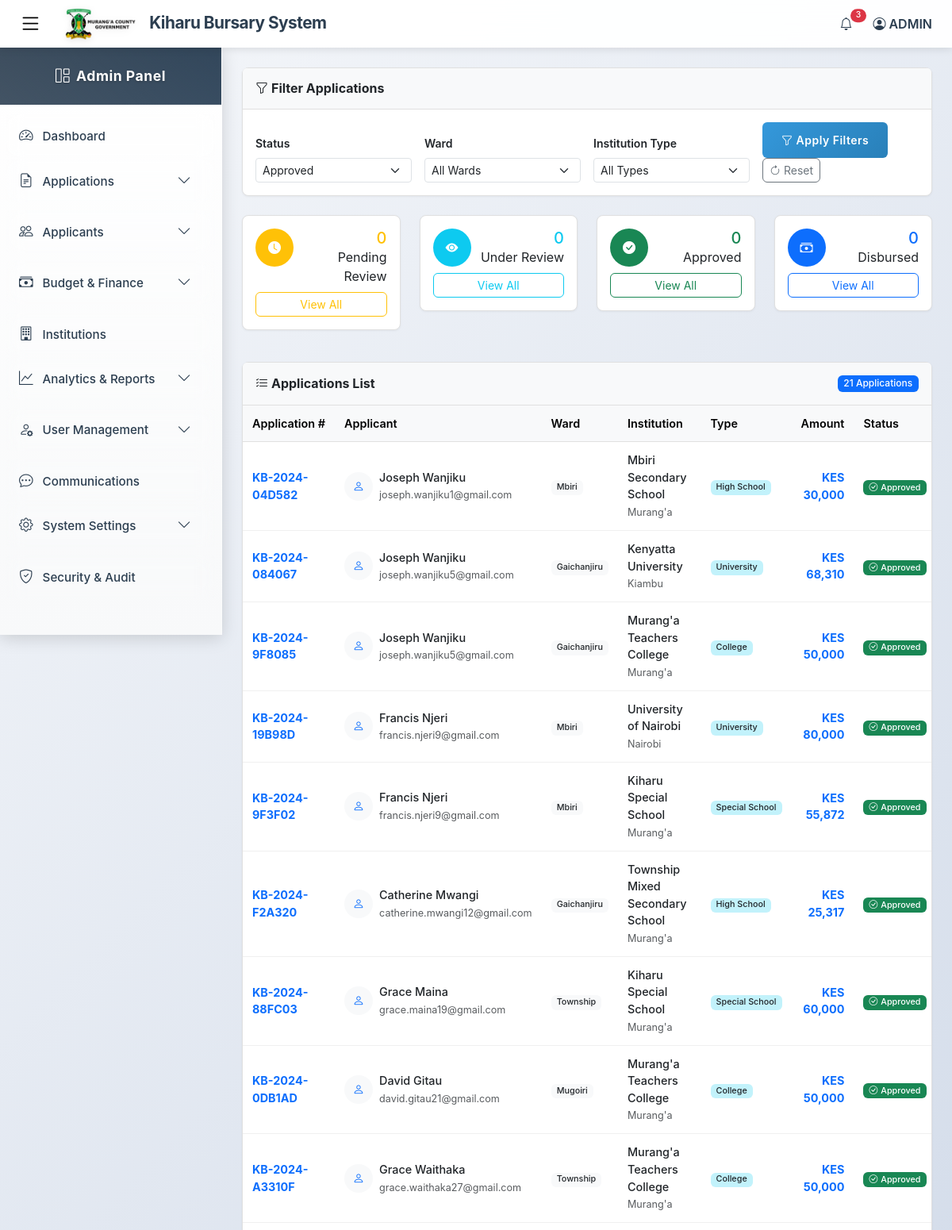
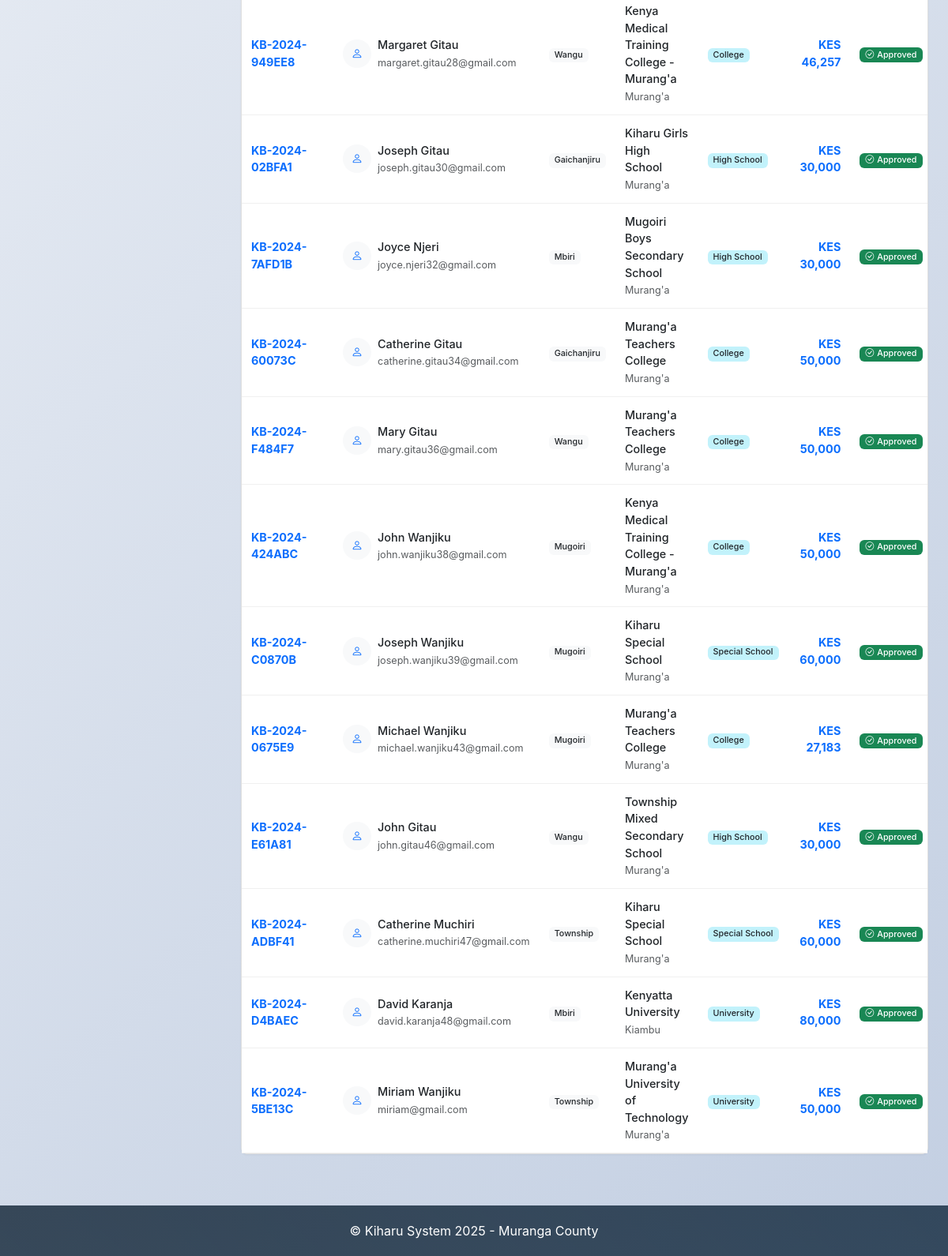
Before: /applications/?status=approved (signed in) with the older database file (2 pictures, top to bottom).
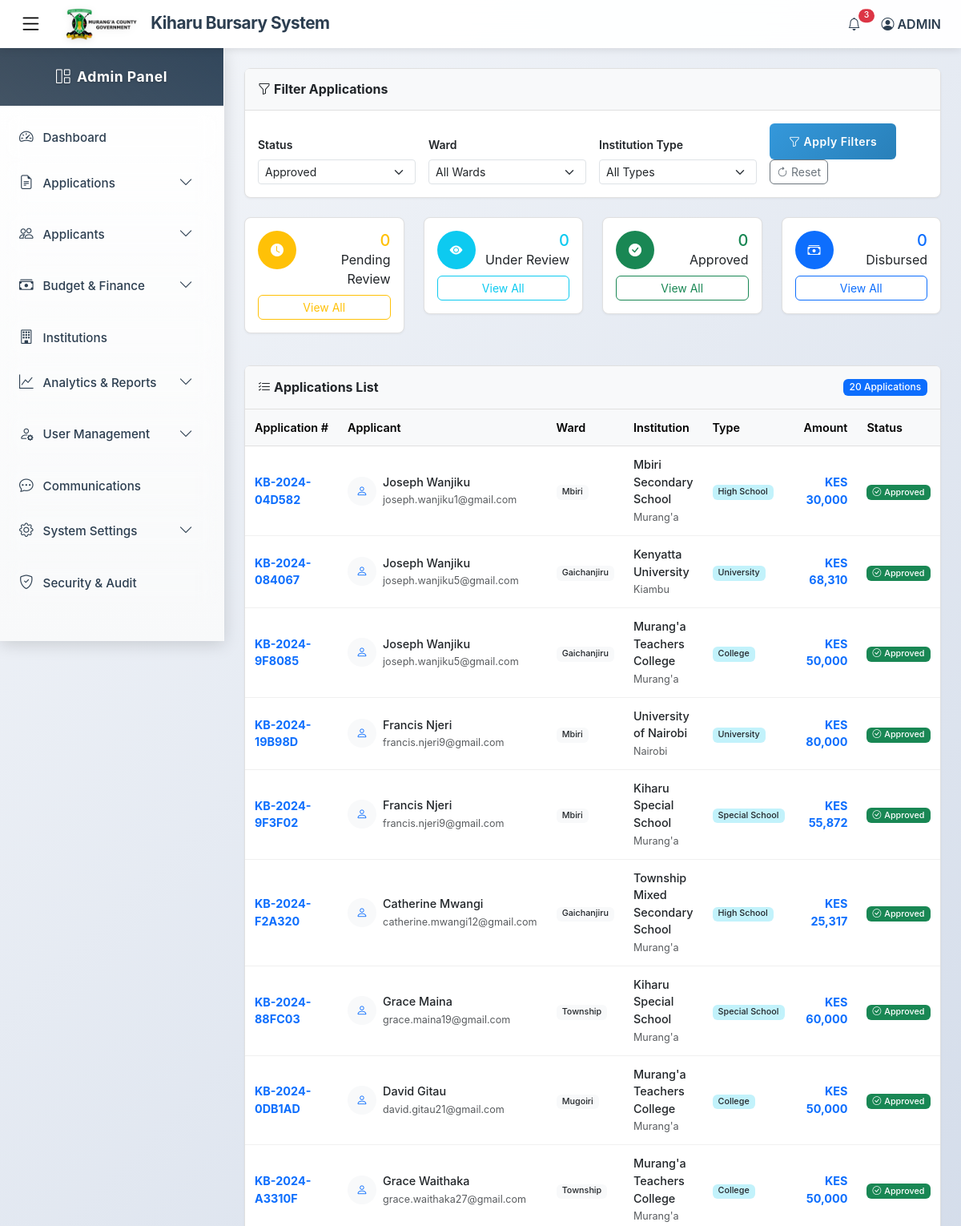
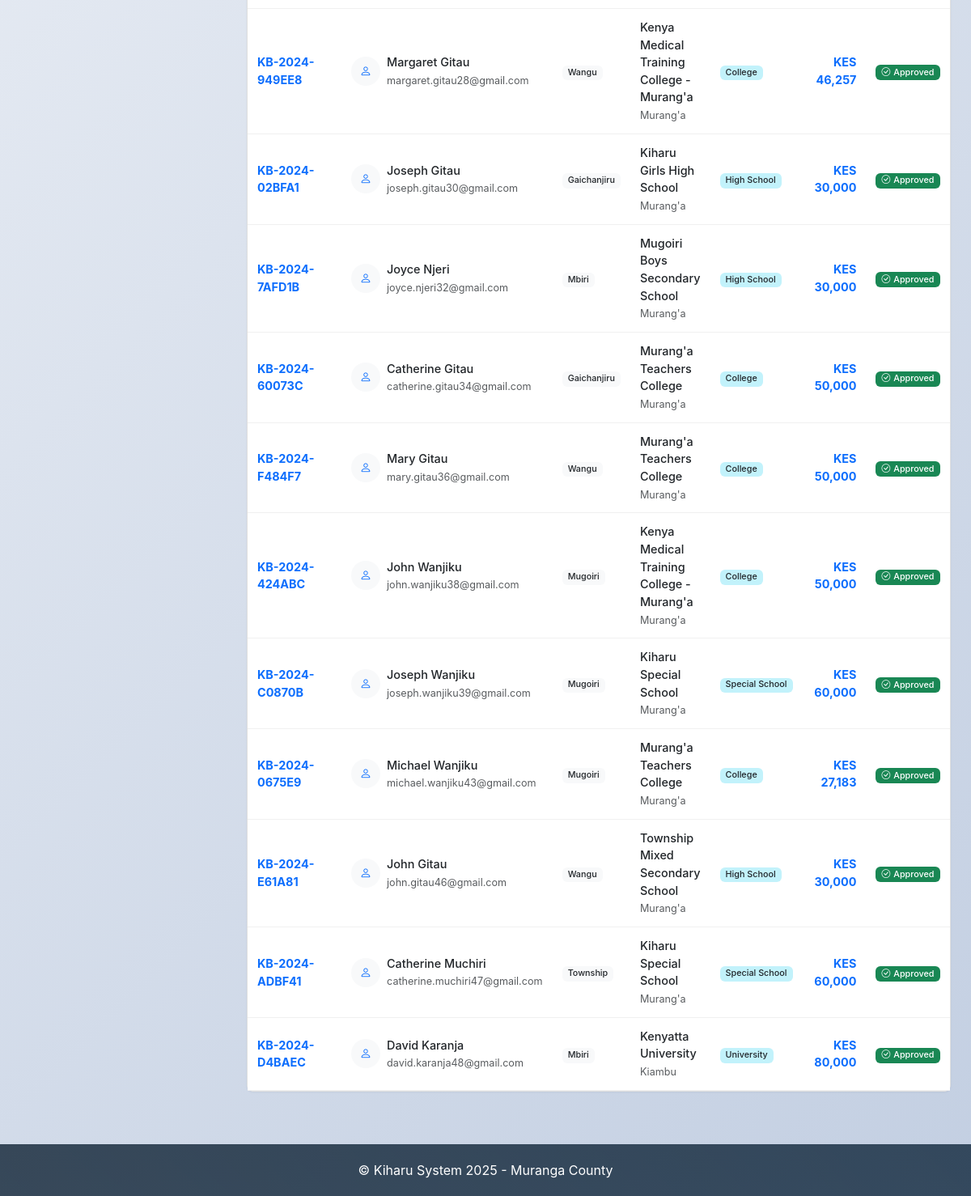
After: the same page with the newer database file (2 pictures, top to bottom).
### kiharu_system/models.py (models this page shows, shortened)
class Application(models.Model):
    APPLICATION_STATUS = (
        ('draft', 'Draft'),
        ('submitted', 'Submitted'),
        ('under_review', 'Under Review'),
        ('approved', 'Approved'),
        ('rejected', 'Rejected'),
        ('disbursed', 'Disbursed'),
    )
    application_number = models.CharField(max_length=20, unique=True, editable=False)
    applicant = models.ForeignKey(Applicant, on_delete=models.CASCADE, related_name='applications')
    fiscal_year = models.ForeignKey(FiscalYear, on_delete=models.CASCADE)
    bursary_category = models.ForeignKey(BursaryCategory, on_delete=models.CASCADE)
    institution = models.ForeignKey(Institution, on_delete=models.CASCADE)
    status = models.CharField(max_length=20, choices=APPLICATION_STATUS, default='draft')
    admission_number = models.CharField(max_length=100)
    year_of_study = models.PositiveIntegerField()
    course_name = models.CharField(max_length=200, blank=True, null=True)  # For college/university
    expected_completion_date = models.DateField()
    total_fees_payable = models.DecimalField(max_digits=10, decimal_places=2)
    fees_paid = models.DecimalField(max_digits=10, decimal_places=2)
    fees_balance = models.DecimalField(max_digits=10, decimal_places=2)
    amount_requested = models.DecimalField(max_digits=10, decimal_places=2)
    other_bursaries = models.BooleanField(default=False)
    other_bursaries_amount = models.DecimalField(max_digits=10, decimal_places=2, default=0)
    other_bursaries_source = models.CharField(max_length=200, blank=True, null=True)
    is_orphan = models.BooleanField(default=False)
    is_disabled = models.BooleanField(default=False)
    has_chronic_illness = models.BooleanField(default=False)
    chronic_illness_description = models.TextField(blank=True, null=True)
    date_submitted = models.DateTimeField(auto_now_add=True)
    last_updated = models.DateTimeField(auto_now=True)
    previous_allocation = models.BooleanField(default=False)
    previous_allocation_year = models.CharField(max_length=20, blank=True, null=True)
    previous_allocation_amount = models.DecimalField(max_digits=10, decimal_places=2, default=0)

class Applicant(models.Model):
    GENDER_CHOICES = (
        ('M', 'Male'),
        ('F', 'Female'),
    )
    user = models.OneToOneField(User, on_delete=models.CASCADE, related_name='applicant_profile')
    gender = models.CharField(max_length=1, choices=GENDER_CHOICES)
    date_of_birth = models.DateField()
    id_number = models.CharField(max_length=20, unique=True)
    ward = models.ForeignKey(Ward, on_delete=models.SET_NULL, null=True, related_name='residents')
    location = models.ForeignKey(Location, on_delete=models.SET_NULL, null=True)
    sublocation = models.ForeignKey(SubLocation, on_delete=models.SET_NULL, null=True)
    village = models.ForeignKey(Village, on_delete=models.SET_NULL, null=True)
    physical_address = models.TextField()
    postal_address = models.CharField(max_length=100, blank=True, null=True)
    special_needs = models.BooleanField(default=False)
    special_needs_description = models.TextField(blank=True, null=True)

class User(AbstractUser):
    USER_TYPES = (
        ('applicant', 'Applicant'),
        ('admin', 'Administrator'),
        ('reviewer', 'Application Reviewer'),
        ('finance', 'Finance Officer'),
    )
    user_type = models.CharField(max_length=20, choices=USER_TYPES, default='applicant')
    id_number = models.CharField(max_length=20, unique=True, null=True, blank=True)
    phone_regex = RegexValidator(
        regex=r'^\+254\d{9}$',
        message="Phone number must be entered in the format: '+254XXXXXXXXX'. Exactly 12 digits including country code."
    )
    phone_number = models.CharField(validators=[phone_regex], max_length=17, blank=True)

class Ward(models.Model):
    name = models.CharField(max_length=100)
    description = models.TextField(blank=True, null=True)

class Institution(models.Model):
    INSTITUTION_TYPES = (
        ('highschool', 'High School'),
        ('special_school', 'Special School'),
        ('college', 'College'),
        ('university', 'University'),
    )
    name = models.CharField(max_length=200)
    institution_type = models.CharField(max_length=20, choices=INSTITUTION_TYPES)
    county = models.CharField(max_length=100)
    postal_address = models.CharField(max_length=100, blank=True, null=True)
    phone_number = models.CharField(max_length=20, blank=True, null=True)
    email = models.EmailField(blank=True, null=True)

class BursaryCategory(models.Model):
    CATEGORY_TYPES = (
        ('highschool', 'High School'),
        ('special_school', 'Special School'),
        ('college', 'College'),
        ('university', 'University'),
    )
    name = models.CharField(max_length=100)
    category_type = models.CharField(max_length=20, choices=CATEGORY_TYPES)
    fiscal_year = models.ForeignKey(FiscalYear, on_delete=models.CASCADE, related_name='categories')
    allocation_amount = models.DecimalField(max_digits=12, decimal_places=2)
    max_amount_per_applicant = models.DecimalField(max_digits=10, decimal_places=2)

### kiharu_system/views.py (the view)
# urls.py: path('applications/', views.application_list, name='application_list'),
@login_required
@user_passes_test(is_reviewer)
def application_list(request):
    applications = Application.objects.all().select_related('applicant__user', 'institution', 'bursary_category')
    status = request.GET.get('status')
    ward = request.GET.get('ward')
    institution_type = request.GET.get('institution_type')
    if status:
        applications = applications.filter(status=status)
    if ward:
        applications = applications.filter(applicant__ward__id=ward)
    if institution_type:
        applications = applications.filter(bursary_category__category_type=institution_type)
    paginator = Paginator(applications, 25)
    page_number = request.GET.get('page')
    page_obj = paginator.get_page(page_number)
    wards = Ward.objects.all()
    context = {
        'page_obj': page_obj,
        'wards': wards,
        'current_status': status,
        'current_ward': ward,
        'current_institution_type': institution_type,
    }
    return render(request, 'admin/application_list.html', context)

### kiharu_system/views.py (called while the page is built)
def is_reviewer(user):
    return user.user_type in ['admin', 'reviewer']

### templates/admin/application_list.html (shortened to what the changed rows need)
{% extends 'admin_base.html' %}
{% load humanize %}
{% block content %}
<div class="card">
    <div class="card-header bg-light py-3 d-flex justify-content-between align-items-center">
        <h6 class="m-0 fw-bold">
            <i class="bi bi-list-check me-1"></i>Applications List
        </h6>
        <span class="badge bg-primary">{{ page_obj.paginator.count }} Applications</span>
    </div>
    <div class="card-body p-0">
        <div class="table-container">
            <table class="table table-sm table-hover align-middle mb-0">
                <thead class="table-light">
                    <tr>
                        <th>Application #</th>
                        <th>Applicant</th>
                        <th>Ward</th>
                        <th>Institution</th>
                        <th>Type</th>
                        <th class="text-end">Amount</th>
                        <th>Status</th>
                    </tr>
                </thead>
                <tbody>
                    {% for application in page_obj %}
                    <tr>
                        <td>
                            <strong class="text-primary">{{ application.application_number }}</strong>
                        </td>
                        <td>
                            <div class="d-flex align-items-center">
                                <div class="icon-circle-sm bg-light text-primary me-2">
                                    <i class="bi bi-person"></i>
                                </div>
                                <div>
                                    <div class="fw-medium">{{ application.applicant.user.get_full_name }}</div>
                                    <small class="text-muted">{{ application.applicant.user.email }}</small>
                                </div>
                            </div>
                        </td>
                        <td>
                            <span class="badge bg-light text-dark">
                                {{ application.applicant.ward.name|default:"N/A" }}
                            </span>
                        </td>
                        <td>
                            <div>
                                <div class="fw-medium">{{ application.institution.name }}</div>
                                <small class="text-muted">{{ application.institution.county }}</small>
                            </div>
                        </td>
                        <td>
                            <span class="badge bg-info bg-opacity-25 text-dark">
                                {{ application.bursary_category.get_category_type_display }}
                            </span>
                        </td>
                        <td class="text-end fw-bold text-primary">
                            KES {{ application.amount_requested|floatformat:0|intcomma }}
                        </td>
                        <td>
                            {% if application.status == 'submitted' %}
                                <span class="badge bg-warning text-dark">
                                    <i class="bi bi-clock me-1"></i>Submitted
                                </span>
                            {% elif application.status == 'approved' %}
                                <span class="badge bg-success">
                                    <i class="bi bi-check-circle me-1"></i>Approved
                                </span>
                            {% elif application.status == 'rejected' %}
                                <span class="badge bg-danger">
                                    <i class="bi bi-x-circle me-1"></i>Rejected
                                </span>
                            {% elif application.status == 'under_review' %}
                                <span class="badge bg-info">
                                    <i class="bi bi-eye me-1"></i>Under Review
                                </span>
                            {% elif application.status == 'disbursed' %}
                                <span class="badge bg-primary">
                                    <i class="bi bi-cash-stack me-1"></i>Disbursed
                                </span>
                            {% else %}
                                <span class="badge bg-secondary">{{ application.get_status_display }}</span>
                            {% endif %}
                        </td>
                    </tr>
                    {% endfor %}
                </tbody>
            </table>
        </div>
    </div>
</div>
{% endblock %}

Changed rows visible on the page:
no longer on this page (row edited): Application: application_number "KB-2024-5BE13C", applicant.user.get_full_name "Miriam Wanjiku", applicant.user.email "miriam@gmail.com", applicant.ward.name "Township", institution.name "Murang'a University of Technology", institution.county "Murang'a", bursary_category.category_type "University", amount_requested "50,000", status "approved" (drawn)
Other visible differences:
{{ page_obj.paginator.count }}: "21" → "20"
